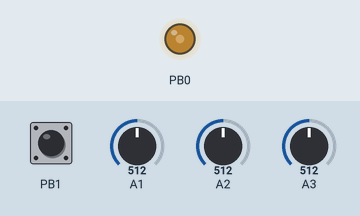
This sketch was run on a simulated ATtiny85, built with avr-gcc and run on an emulated ATtiny85. Parts: output pins drawn as LEDs (lit = HIGH). The test bench sets the inputs (shaded band); at power-on: A1 = 512, PB1 HIGH, A2 = 512, A3 = 512.

Above: at 0.8 s.
Timing chart, 0 to 0.5 s (numbered marks = the images above; inputs shaded):
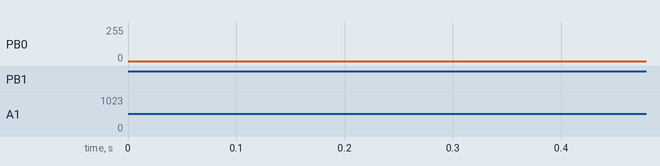

The sketch:

attiny85_Pitix-Synth.ino
```cpp
// (licence header left out)
/*************************************************************************

	Hardware

	prozessor:	ATtin85
	clock:		8Mhz internal RC oscillator

	PIN1	RESET			connect 10K pullup
	PIN2	PORTB3/ADC3		waveform selector
	PIN3	PORTB4/ADC2		frequency control
	PIN4	GND
	PIN5	PORTB0/OC10		8Bit PWM sound output
	PIN6	PORTB1			GND=LFO selected; VCC=VCO ( default )
	PIN7	PORTB2/ADC1		volume control
	PIN8	VCC

*************************************************************************/

/*************************************************************************
* This program is free software: you can redistribute it and/or modify
* it under the terms of the GNU General Public License as published by
* the Free Software Foundation, either version 3 of the License, or
* (at your option) any later version.
*
* This program is distributed in the hope that it will be useful,
* but WITHOUT ANY WARRANTY; without even the implied warranty of
* MERCHANTABILITY or FITNESS FOR A PARTICULAR PURPOSE. See the
* GNU General Public License for more details.
*
* You should have received a copy of the GNU General Public License
* along with this program. If not, see <http://www.gnu.org/licenses/>.
*
*************************************************************************/

#include <avr/io.h>
#include <avr/interrupt.h>
#include <stdlib.h>

#define INIT_ADC  ADCSRA = (1<<ADEN) | (1<<ADPS2) | (1<<ADPS1)

uint16_t adc_read(char input)
{
    // Hole ADC value
    uint16_t wert,temp=0;
    uint8_t n;

    // VCC ref and ADCx
    ADMUX = (0<<REFS0) | (0x07&input);

    // Clear ADIF and start single conversion
    ADCSRA |= (1 << ADIF) | (1<<ADSC);

    // wait for conversion done, ADIF flag active
    while(!(ADCSRA & (1 << ADIF)));

	n= ADCH; // dummy adc read
	for(n=0;n<4;n++)
	{
           // Clear ADIF and start single conversion
           ADCSRA |= (1 << ADIF) | (1<<ADSC);

           // wait for conversion done, ADIF flag active
           while(!(ADCSRA & (1 << ADIF)));

	   // read out ADCL register
           wert = ADCL;

           // read out ADCH register
           wert += (ADCH << 8);

           temp+=wert;
	}
    return (temp>>2);
}

// sampling frequency

//#define FS (80000) // @FCPU=9.6Mhz
#define FS (80000/2) // @FCPU=9.6Mhz

uint8_t envelope=255;
uint16_t freq_const=440*65536/FS;

#define SINUS 0
#define TRIANGLE 1
#define SAWTOOTH 2
#define RECTANGLE 3
#define NOISE 4

uint8_t wavetype=SAWTOOTH;
uint8_t RectanglePwmValue=40;

int8_t sinwerte[17]={0, 12, 25, 37, 49, 60, 71, 81, 90, 98, 106, 112, 117, 122, 125, 126, 127 };

SIGNAL (TIM0_OVF_vect)
{
	static uint8_t x;
	static uint16_t phase1,oldphase;
	static int8_t k,flag=0;
	static int16_t temp,temp2;
	static uint16_t noise=0xAA;

	if(flag)
	{
		//Phase VCO
		oldphase=phase1;
		phase1=phase1+freq_const;
		if(wavetype==SINUS)
		{
			x=phase1>>10;
			if(x>48)
			{
				x=64-x;
				k=-sinwerte[x];
			}
			else if(x>32)
			{
				x=x-32;
				k=-sinwerte[x];
			}
			else if(x>16)
			{
				x=32-x;
				k=sinwerte[x];
			}
			else
			{
				k=sinwerte[x];
			}
			temp=k;
		}

		if(wavetype==TRIANGLE)
		{
			x=phase1>>8;
			if(x&0x80) temp=(x^0xFF);
			else temp=x;
			temp=(temp<<1)-128;
		}

		if(wavetype==RECTANGLE)
		{
			x=phase1>>8;
			if(x>RectanglePwmValue)
			{
				temp=127;
			}
			else temp=-127;
		}

		if(wavetype==SAWTOOTH)
		{
			temp=(phase1>>8)-128;
		}

		if(wavetype==NOISE)
		{
			temp = noise;
			noise=noise << 1;
			temp ^= noise;

			if ( ( temp & 0x4000 ) == 0x4000 )noise |= 1;
			if((oldphase^phase1)&0x4000)
			{
				temp2=(noise>>6)&0xFF;
			}
			temp=temp2;
		}
	}
 	else
	{
		temp=(temp*envelope);
		OCR0A=(temp>>8)+128;
	}
	flag^=0x01;
}

#define VOLUME_CONTROL 3
#define FREQUNCY_CONTROL 2
#define WAVEFORM_CONTROL 1

int main(void)
{
	uint8_t wert,wave;
	uint16_t adcwert;

	INIT_ADC;

	//************** init Timer ************************************
	///FAST PWM mode and set OC0A ( PB0 ) port on compare match

	TCCR0A=(1<<COM0A0) | (1<<COM0A1) | (1<< WGM00 ) | (1<< WGM01 );
	TCCR0B=(1<<CS00) ; // no prescaling,
    	OCR0A=255; // Counter end

	// interrupt mask register: enable timer1 overflow
	TIMSK |= (1 << TOIE0);
	sei();

	// Ports
	DDRB=(1<<PINB0); // Pin as output ( Pin OC0A )
	PORTB=(1<<PORTB1) | (1<<PORTB2)| (1<<PORTB3); // Pullup

	while(1)

	{
		adcwert= adc_read(FREQUNCY_CONTROL);
		freq_const= adcwert*5*65536/FS/2;
		if(PINB&(1<<PINB1)) TCCR0B=(1<<CS00); // VCO
		else
		{
			//freq_const=adcwert*65536/FS/4; // LFO ( 1/10 Frequency )
			TCCR0B=(1<<CS01) ; // 1/8 prescaling,
			freq_const= adcwert;
		}
		envelope= adc_read(VOLUME_CONTROL)>>2;

		//envelope=100;
		wert= adc_read(WAVEFORM_CONTROL)>>2;

		//wert=190;
		if(wert<=10) {wave=NOISE;}
		if(wert>10) {wave=RECTANGLE;RectanglePwmValue=0x02;}
                if(wert>15) {wave=RECTANGLE;RectanglePwmValue=0x04;}
                if(wert>20) {wave=RECTANGLE;RectanglePwmValue=0x06;}
                if(wert>25) {wave=RECTANGLE;RectanglePwmValue=0x09;}
		if(wert>30) {wave=RECTANGLE;RectanglePwmValue=0x12;}
                if(wert>35) {wave=RECTANGLE;RectanglePwmValue=0x15;}
                if(wert>40) {wave=RECTANGLE;RectanglePwmValue=0x20;}
                if(wert>45) {wave=RECTANGLE;RectanglePwmValue=0x26;}
                if(wert>50) {wave=RECTANGLE;RectanglePwmValue=0x32;}
		if(wert>55) {wave=RECTANGLE;RectanglePwmValue=0x40;}
		if(wert>60) {wave=RECTANGLE;RectanglePwmValue=0x50;}
                if(wert>65) {wave=RECTANGLE;RectanglePwmValue=0x64;}
		if(wert>90) {wave=RECTANGLE;RectanglePwmValue=0x80;}
		if(wert>127) wave=SAWTOOTH;
		if(wert>170) wave=TRIANGLE;
		if(wert>220) wave=SINUS;

		wavetype=wave;
	}
}
```
